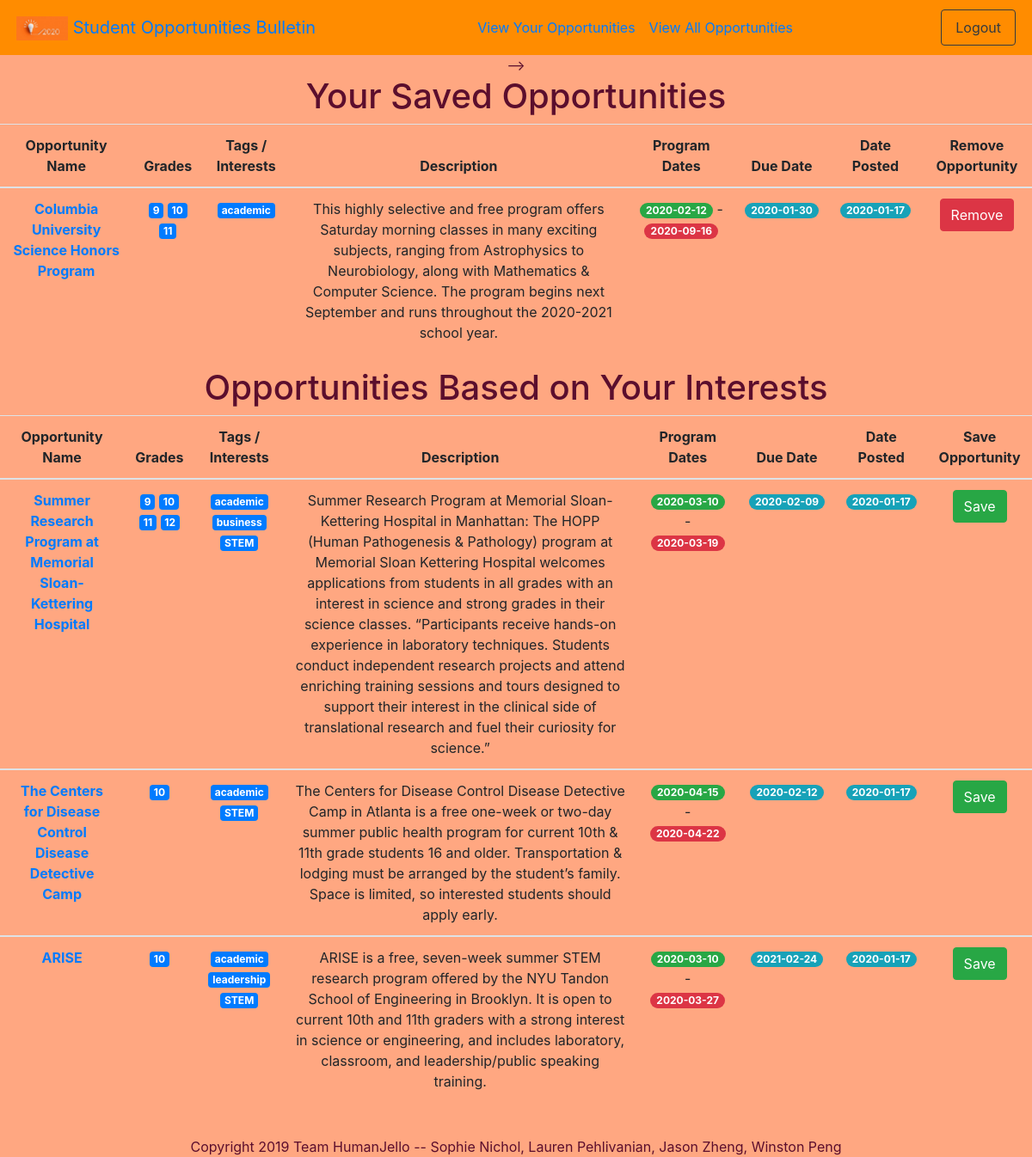
Page /myOps (signed in) on the committed database.
### tables this page shows
CREATE TABLE opportunities (
                opid INTEGER PRIMARY KEY,
                name TEXT,
                events BOOLEAN,
                academic BOOLEAN,
                business BOOLEAN,
                community_service BOOLEAN,
                leadership BOOLEAN,
                museums BOOLEAN,
                nature BOOLEAN,
                stem BOOLEAN,
                humanities BOOLEAN,
                scholarships BOOLEAN,
                description TEXT,
                link TEXT,
                cost INTEGER,
                gr9 BOOLEAN,
                gr10 BOOLEAN,
                gr11 BOOLEAN,
                gr12 BOOLEAN,
                location TEXT,
                duedate TEXT,
                posted TEXT,
                start_date TEXT,
                end_date TEXT,
                notes TEXT
                );

### app.py (the view)
@app.route("/myOps")
def myOps():
    if checkAuth() and not isAdmin():
        collection = dbfunctions.getAllOps(c)
        print(collection)
        i=0
        while i < len(collection):
            print(collection[i])
            print("i: ", i, " | len: ", len(collection))
            if not filter.isOpRel(collection[i][0], session['username']):
                collection.pop(i)
                print("removing ", i)
                i = i-1
            i = i+1
        myOps = dbfunctions.getStuSavedInts(c, session['username'])
        print(myOps)
        return render_template('myOps.html', op_list = collection, my_ops=myOps, admin=False)
    return redirect(url_for('root'))

### app.py (called while the page is built)
def checkAuth(): #checks if the user is logged in
    if "username" in session:
        return True
    else:
        return False

def isAdmin():
    return session['admin']

### utl/dbfunctions.py (called while the page is built)
def get(tbl_name, column, conditional=""):
    db = sqlite3.connect(DB_FILE) #open if file exists, otherwise create
    c = db.cursor()
    c.execute("SELECT %s FROM %s %s" % (column, tbl_name, conditional))
    values = c.fetchall()
    c.close()
    return [list(value) for value in values]

def getAllOps(c):
    c.execute("SELECT * FROM opportunities;")
    all = c.fetchall()
    return all

def getOp(c, id):
    c.execute("SELECT * FROM opportunities WHERE opid = ?;", (id, ))
    return c.fetchone()

def getGrade(user):
    db = sqlite3.connect(DB_FILE) #open if file exists, otherwise create
    c = db.cursor()
    c.execute("SELECT grade FROM users WHERE username = ?;", (user, ))
    return c.fetchone()

def getStuSavedOpids(c, username):
    c.execute("SELECT saved FROM users WHERE username = ?;", (username, ))
    saved = c.fetchone()[0]
    if saved == None:
        return []
    out = saved.split(",")
    print(saved, out)
    return out

def getStuSavedInts(c, username):
    opids = getStuSavedOpids(c, username)
    out = []
    for opid in opids:
        out.append(getOp(c, opid))
    return out

### templates/myOps.html (shortened to what this page needs)
{% extends "base.html" %}
{% block body %}
<br>
  <h1> Your Saved Opportunities </h1>
  <table class="table">
    <thead>
      <tr>
        <th scope="col">Opportunity Name</th>
        <th scope="col">Grades</th>
        <th scope="col">Tags / Interests</th>
        <th scope="col">Description</th>
        <th scope="col">Program Dates</th>
        <th scope="col">Due Date</th>
        <th scope="col">Date Posted</th>
        <th scope="col">Remove Opportunity</th>
      </tr>
    </thead>
    <tbody>
      {% for item in my_ops %}
      {% if item %}
        <tr>
          <th scope="row"><a href = "/view/{{item[0]}}">{{item[1]}}</a></th>
          <td>
            {% if item[15] %}<span class="badge badge-primary">9</span>{% endif %}
            {% if item[16] %}<span class="badge badge-primary">10</span>{% endif %}
            {% if item[17] %}<span class="badge badge-primary">11</span>{% endif %}
          </td>
          <td>
            {% if item[3] %}<span class="badge badge-primary">academic</span>{% endif %}
          </td>
          <td><div style="overflow-y: scrollable;">{{item[12]}}</div></td>
          <td><span class="badge badge-pill badge-success">{{item[22]}}</span> -
              <span class="badge badge-pill badge-danger">{{item[23]}}</span>
          </td>
          <td><span class="badge badge-pill badge-info">{{item[20]}}</span></td>
          <td><span class="badge badge-pill badge-info">{{item[21]}}</span></td>
          <td><a href="/unsaveOpp/{{item[0]}}" class="btn btn-danger" role="button">Remove</a></td>
        {% endif %}
      {% endfor %}
    </tbody>
  </table>
  <h1> Opportunities Based on Your Interests </h1>
  <table class="table">
    <thead>
      <tr>
        <th scope="col">Opportunity Name</th>
        <th scope="col">Grades</th>
        <th scope="col">Tags / Interests</th>
        <th scope="col">Description</th>
        <th scope="col">Program Dates</th>
        <th scope="col">Due Date</th>
        <th scope="col">Date Posted</th>
        <th scope="col">Save Opportunity</th>
      </tr>
    </thead>
    {% for item in op_list %}
    <tbody>
      <tr>
        <th scope="row"><a href = "/{{item[0]}}">{{item[1]}}</a></th>
        <td>
          {% if item[15] %}<span class="badge badge-primary">9</span>{% endif %}
          {% if item[16] %}<span class="badge badge-primary">10</span>{% endif %}
          {% if item[17] %}<span class="badge badge-primary">11</span>{% endif %}
          {% if item[18] %}<span class="badge badge-primary">12</span>{% endif %}
        </td>
        <td>
          {% if item[3] %}<span class="badge badge-primary">academic</span>{% endif %}
          {% if item[4] %}<span class="badge badge-primary">business</span>{% endif %}
          {% if item[6] %}<span class="badge badge-primary">leadership</span>{% endif %}
          {% if item[9] %}<span class="badge badge-primary">STEM</span>{% endif %}
        </td>
        <td><div style="overflow-y: scrollable;">{{item[12]}}</div></td>
        <td><span class="badge badge-pill badge-success">{{item[22]}}</span> -
            <span class="badge badge-pill badge-danger">{{item[23]}}</span>
        </td>
        <td><span class="badge badge-pill badge-info">{{item[20]}}</span></td>
        <td><span class="badge badge-pill badge-info">{{item[21]}}</span></td>
        <td><a href="/saveOpp/{{item[0]}}/myOps" class="btn btn-success" role="button">Save</a></td>
      {% endfor %}
    </tbody>
  </table>
  <br>
{% endblock %}

### rows in the picture
opportunities: name "Columbia University Science Honors Program", gr9 "9", gr10 "10", gr11 "11", academic "academic", description "This highly selective and free program offers Saturday morning classes in many exciting subjects, ranging from Astrophysics to Neurobiology, along with Mathematics & Computer Science. The program begins next September and runs throughout the 2020-2021 school year.", start_date "2020-02-12", end_date "2020-09-16", duedate "2020-01-30", posted "2020-01-17"
opportunities: name "Summer Research Program at Memorial Sloan-Kettering Hospital", gr9 "9", gr10 "10", gr11 "11", gr12 "12", academic "academic", business "business", stem "STEM", description "Summer Research Program at Memorial Sloan-Kettering Hospital in Manhattan: The HOPP (Human Pathogenesis & Pathology) program at Memorial Sloan Kettering Hospital welcomes applications from students in all grades with an interest in science and strong grades in their science classes. “Participants receive hands-on experience in laboratory techniques. Students conduct independent research projects and attend enriching training sessions and tours designed to support their interest in the clinical side of translational research and fuel their curiosity for science.”", start_date "2020-03-10", end_date "2020-03-19", duedate "2020-02-09", posted "2020-01-17"
opportunities: name "The Centers for Disease Control Disease Detective Camp", gr10 "10", academic "academic", stem "STEM", description "The Centers for Disease Control Disease Detective Camp in Atlanta is a free one-week or two-day summer public health program for current 10th & 11th grade students 16 and older. Transportation & lodging must be arranged by the student’s family. Space is limited, so interested students should apply early.", start_date "2020-04-15", end_date "2020-04-22", duedate "2020-02-12", posted "2020-01-17"
opportunities: name "ARISE", gr10 "10", academic "academic", leadership "leadership", stem "STEM", description "ARISE is a free, seven-week summer STEM research program offered by the NYU Tandon School of Engineering in Brooklyn. It is open to current 10th and 11th graders with a strong interest in science or engineering, and includes laboratory, classroom, and leadership/public speaking training.", start_date "2020-03-10", end_date "2020-03-27", duedate "2021-02-24", posted "2020-01-17"
